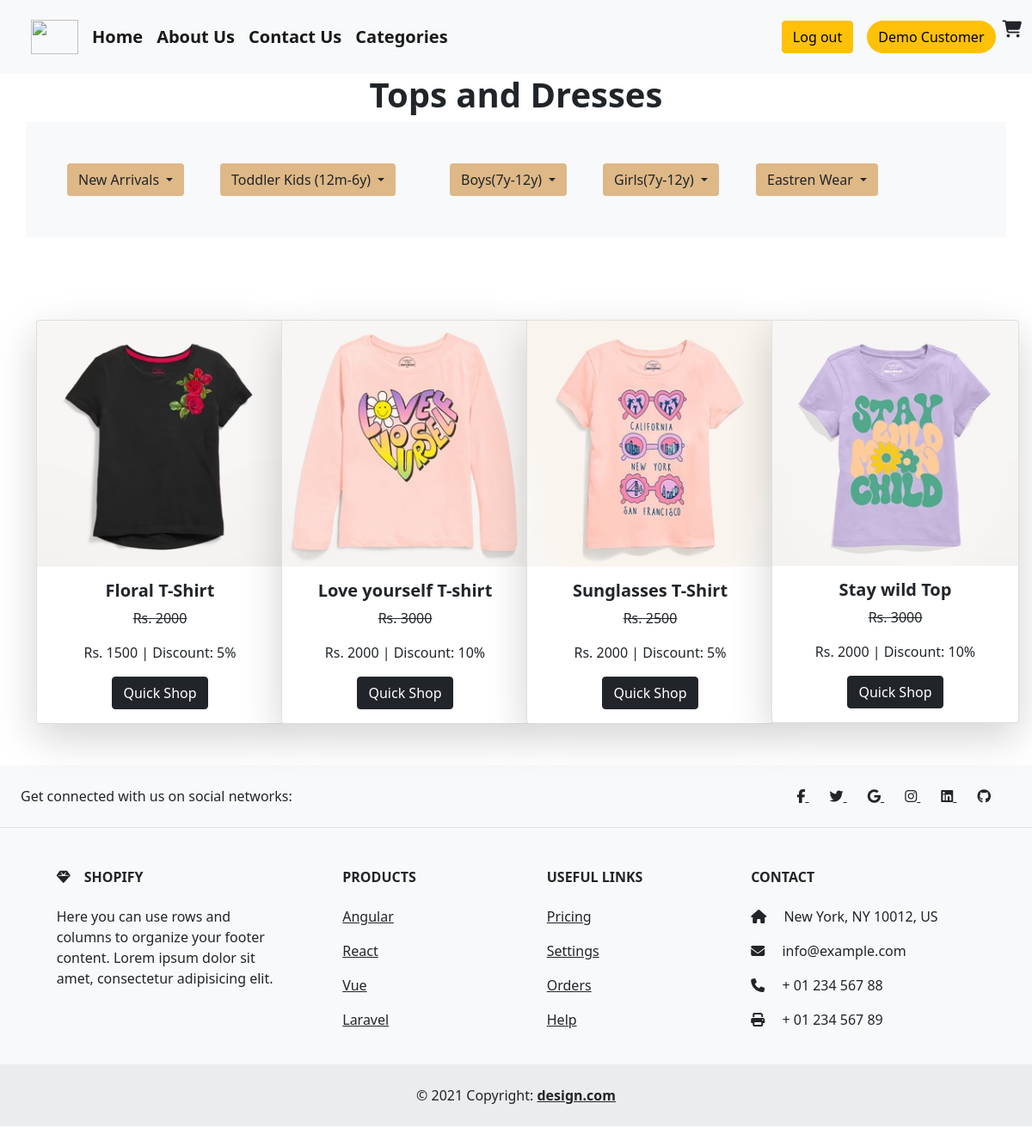
The page /girls-shirts.php (signed in) on the database its author committed.
### tables this page shows
CREATE TABLE `k_details` (
  `id` int(255) NOT NULL AUTO_INCREMENT,
  `name` varchar(255) NOT NULL,
  `description` varchar(255) NOT NULL,
  `dead` varchar(255) NOT NULL,
  `sale` varchar(255) NOT NULL,
  `total` varchar(255) NOT NULL,
  `category` varchar(255) NOT NULL,
  `sub-category` varchar(255) NOT NULL,
  `image` varchar(255) NOT NULL,
  PRIMARY KEY (`id`)
);

### helpers.php (called while the page is built, shortened)
<?php
if (!function_exists('esc')) {
    function e($value)
    {
        return htmlspecialchars((string) $value, ENT_QUOTES, 'UTF-8');
    }
}

### girls-shirts.php (the view, shortened to what this page needs)
<?php require_once __DIR__ . '/helpers.php'; ?>
<?php
if (!isset($_SESSION['aid'])) {
    header('location:loginn.php'); exit;
} else {
    $name = $_SESSION['name'];
}
?>
<!DOCTYPE html>
<html lang="en">
<head>
    <link href="https://cdn.jsdelivr.net/npm/bootstrap@5.0.2/dist/css/bootstrap.min.css" rel="stylesheet">
    <link rel="stylesheet" href="https://cdnjs.cloudflare.com/ajax/libs/font-awesome/6.4.2/css/all.min.css">
</head>
<body>
    <nav class="navbar navbar-expand-lg navbar-light bg-light">
        <div class="container-fluid fw-bold">
            <a class="navbar-brand ms-4 rounded-circle" href="#"> <img src="./shopping-cart.png" alt="" height="40px" width="55px"></a>
            <div class="collapse navbar-collapse" id="navbarSupportedContent">
                <ul class="navbar-nav me-auto mb-2 mb-lg-0">
                    <li class="nav-item">
                        <a class="navbar-brand" href="./index1.php">Home</a>
                    </li>
                    <li class="nav-item">
                        <a class="navbar-brand" href="./about1.php">About Us</a>
                    </li>
                    <li class="nav-item">
                        <a class="navbar-brand" href="./contect1.php">Contact Us</a>
                    </li>
                    <li class="nav-item">
                        <a class="navbar-brand" href="./categories1.php">Categories</a>
                    </li>
                </ul>
                <ul style="list-style-type: none;" class="mt-3">
                    <li class="nav-item">
                        <a class="navbar-brand" href="./logout.php"><button class="btn btn-warning">Log out</button></a>
                    </li>
                </ul>
                <form class="d-flex">
                <button class="btn btn-warning rounded-pill me-2"><?php echo e($name); ?></button>
                    <i class="fa fa-cart-shopping fs-5"></i>
                </form>
            </div>
        </div>
    </nav>
    <div class="container">
        <div class="row">
            <div class="col-lg-12 col-md-12">
                <h1 class="text-center fw-bold">Tops and Dresses</h1>
            </div>
        </div>
    </div>
    <div class="container bg-light p-5">
        <div class="dropdwn row">
            <div class=" arrival col-lg-2 col-md-4">
                <div class="dropdown">
                    <button class="btn dropdown-toggle" type="button" id="dropdownMenuButton1" data-bs-toggle="dropdown" aria-expanded="false" style="background-color:burlywood;">
                        New Arrivals
                    </button>
                </div>
            </div>
            <div class="toddler-kids col-lg-3 col-md-4">
                <div class="dropdown">
                    <button class="btn dropdown-toggle" type="button" id="dropdownMenuButton1" data-bs-toggle="dropdown" aria-expanded="false" style="background-color:burlywood;">
                        Toddler Kids <span>(12m-6y)</span>
                    </button>
                </div>
            </div>
            <div class="drp-boys col-lg-2 col-md-4">
                <div class="dropdown">
                    <button class="btn dropdown-toggle" type="button" id="dropdownMenuButton1" data-bs-toggle="dropdown" aria-expanded="false" style="background-color:burlywood;">
                        Boys<span>(7y-12y)</span>
                    </button>
                </div>
            </div>
            <div class="drp-girls col-lg-2 col-md-4">
                <div class="dropdown">
                    <button class="btn dropdown-toggle" type="button" id="dropdownMenuButton1" data-bs-toggle="dropdown" aria-expanded="false" style="background-color:burlywood;">
                        Girls<span>(7y-12y)</span>
                    </button>
                </div>
            </div>
            <div class="eastren col-lg-2 col-md-4">
                <div class="dropdown">
                    <button class="btn dropdown-toggle" type="button" id="dropdownMenuButton1" data-bs-toggle="dropdown" aria-expanded="false" style="background-color:burlywood;">
                        Eastren Wear
                    </button>
                </div>
            </div>
        </div>
    </div>
    <div class="container mt-5">
        <div class="row">
            <?php
            include 'conn.php';
            $select = "SELECT * FROM `k_details` WHERE `category` = 'girl-top'";
            $query = mysqli_query($conn, $select);
            while ($result = mysqli_fetch_array($query)) {
            ?>
                <div class="col-lg-3 col-md-6 text-center mt-5">
                    <div class="card shadow-lg" style="width: 18rem;">
                        <img src="./admin/upload/<?php echo e($result['image']); ?>" class="card-img-top" alt="...">
                        <div class="card-body">
                            <h5 class="card-title fw-bold"><?php echo e($result['name'])?></h5>
                            <p class="card-text"> <strike>Rs. <?php echo e($result['dead'])?></strike></p>
                            <p class="card-text"> Rs. <?php echo e($result['sale'])?> <span> | Discount: <?php echo e($result['total'])?></span></p>
                            <a href="add-to-cart.php?id=<?php echo e($result['id']); ?>" class="btn btn-dark">Quick Shop</a>
                        </div>
                    </div>
                </div>
            <?php
            }
            ?>
        </div>
    </div>
    <footer class="text-center text-lg-start bg-light text-dark mb-3 mt-5">
        <section class="d-flex justify-content-center justify-content-lg-between p-4 border-bottom">
            <div class="me-5 d-none d-lg-block">
                <span>Get connected with us on social networks:</span>
            </div>
            <div>
                <a href="" class="me-4 text-reset">
                    <i class="fab fa-facebook-f"></i>
                </a>
                <a href="" class="me-4 text-reset">
                    <i class="fab fa-twitter"></i>
                </a>
                <a href="" class="me-4 text-reset">
                    <i class="fab fa-google"></i>
                </a>
                <a href="" class="me-4 text-reset">
                    <i class="fab fa-instagram"></i>
                </a>
                <a href="" class="me-4 text-reset">
                    <i class="fab fa-linkedin"></i>
                </a>
                <a href="" class="me-4 text-reset">
                    <i class="fab fa-github"></i>
                </a>
            </div>
        </section>
        <section class="">
            <div class="container text-center text-md-start mt-5">
                <div class="row mt-3">
                    <div class="col-md-3 col-lg-4 col-xl-3 mx-auto mb-4">
                        <h6 class="text-uppercase fw-bold mb-4">
                            <i class="fas fa-gem me-3"></i>Shopify
                        </h6>
                        <p>
                            Here you can use rows and columns to organize your footer content. Lorem ipsum
                            dolor sit amet, consectetur adipisicing elit.
                        </p>
                    </div>
                    <div class="col-md-2 col-lg-2 col-xl-2 mx-auto mb-4">
                        <h6 class="text-uppercase fw-bold mb-4">
                            Products
                        </h6>
                        <p>
                            <a href="#!" class="text-reset">Angular</a>
                        </p>
                        <p>
                            <a href="#!" class="text-reset">React</a>
                        </p>
                        <p>
                            <a href="#!" class="text-reset">Vue</a>
                        </p>
                        <p>
                            <a href="#!" class="text-reset">Laravel</a>
                        </p>
                    </div>
                    <div class="col-md-3 col-lg-2 col-xl-2 mx-auto mb-4">
                        <h6 class="text-uppercase fw-bold mb-4">
                            Useful links
                        </h6>
                        <p>
                            <a href="#!" class="text-reset">Pricing</a>
                        </p>
                        <p>
                            <a href="#!" class="text-reset">Settings</a>
                        </p>
                        <p>
                            <a href="#!" class="text-reset">Orders</a>
                        </p>
                        <p>
                            <a href="#!" class="text-reset">Help</a>
                        </p>
                    </div>
                    <div class="col-md-4 col-lg-3 col-xl-3 mx-auto mb-md-0 mb-4">
                        <h6 class="text-uppercase fw-bold mb-4">Contact</h6>
                        <p><i class="fas fa-home me-3"></i> New York, NY 10012, US</p>
                        <p>
                            <i class="fas fa-envelope me-3"></i>
                            info@example.com
                        </p>
                        <p><i class="fas fa-phone me-3"></i> + 01 234 567 88</p>
                        <p><i class="fas fa-print me-3"></i> + 01 234 567 89</p>
                    </div>
                </div>
            </div>
        </section>
        <div class="text-center p-4" style="background-color: rgba(0, 0, 0, 0.05);">
            © 2021 Copyright:
            <a class="text-reset fw-bold" href="">design.com</a>
        </div>
    </footer>
</body>
</html>

### rows shown on the page
k_details: image (picture), name "Floral T-Shirt", dead "2000", sale "1500", total "5%"
k_details: image (picture), name "Love yourself T-shirt", dead "3000", sale "2000", total "10%"
k_details: image (picture), name "Sunglasses T-Shirt", dead "2500", sale "2000", total "5%"
k_details: image (picture), name "Stay wild Top", dead "3000", sale "2000", total "10%"

### other values the page prints
$name "Demo Customer"
